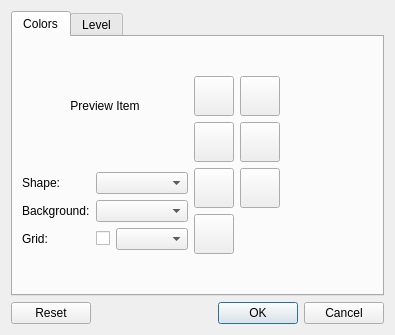
<?xml version="1.0" encoding="UTF-8"?>
<ui version="4.0">
 <class>Options</class>
 <widget class="QDialog" name="Options">
  <property name="geometry">
   <rect>
    <x>0</x>
    <y>0</y>
    <width>395</width>
    <height>335</height>
   </rect>
  </property>
  <property name="windowTitle">
   <string>Dialog</string>
  </property>
  <layout class="QGridLayout" name="gridLayout_2">
   <item row="0" column="0">
    <widget class="QTabWidget" name="tabWidget">
     <property name="currentIndex">
      <number>0</number>
     </property>
     <widget class="QWidget" name="tabColors">
      <attribute name="title">
       <string>Colors</string>
      </attribute>
      <layout class="QGridLayout" name="gridLayout_5">
       <item row="0" column="0">
        <layout class="QHBoxLayout" name="horizontalLayout_2">
         <item>
          <layout class="QVBoxLayout" name="verticalLayout">
           <item>
            <layout class="QGridLayout" name="gridLayout_4">
             <item row="0" column="0">
              <widget class="QLabel" name="lblPreview">
               <property name="sizePolicy">
                <sizepolicy hsizetype="Fixed" vsizetype="Fixed">
                 <horstretch>0</horstretch>
                 <verstretch>0</verstretch>
                </sizepolicy>
               </property>
               <property name="minimumSize">
                <size>
                 <width>120</width>
                 <height>120</height>
                </size>
               </property>
               <property name="text">
                <string>Preview Item</string>
               </property>
               <property name="alignment">
                <set>Qt::AlignCenter</set>
               </property>
              </widget>
             </item>
            </layout>
           </item>
           <item>
            <layout class="QFormLayout" name="formLayout">
             <item row="0" column="0">
              <widget class="QLabel" name="label_3">
               <property name="text">
                <string>Shape:</string>
               </property>
              </widget>
             </item>
             <item row="0" column="1">
              <widget class="QComboBox" name="cbxShapeColor"/>
             </item>
             <item row="1" column="0">
              <widget class="QLabel" name="label_2">
               <property name="text">
                <string>Background:</string>
               </property>
              </widget>
             </item>
             <item row="1" column="1">
              <widget class="QComboBox" name="cbxBackgroundColor"/>
             </item>
             <item row="2" column="0">
              <widget class="QLabel" name="label_5">
               <property name="text">
                <string>Grid:</string>
               </property>
              </widget>
             </item>
             <item row="2" column="1">
              <layout class="QHBoxLayout" name="horizontalLayout_3">
               <item>
                <widget class="QCheckBox" name="cbShowGrid">
                 <property name="text">
                  <string/>
                 </property>
                 <property name="tristate">
                  <bool>false</bool>
                 </property>
                </widget>
               </item>
               <item>
                <widget class="QComboBox" name="cbxGridColor"/>
               </item>
              </layout>
             </item>
            </layout>
           </item>
          </layout>
         </item>
         <item>
          <layout class="QGridLayout" name="gridLayout">
           <property name="sizeConstraint">
            <enum>QLayout::SetDefaultConstraint</enum>
           </property>
           <property name="spacing">
            <number>6</number>
           </property>
           <item row="3" column="2">
            <spacer name="horizontalSpacer_2">
             <property name="orientation">
              <enum>Qt::Horizontal</enum>
             </property>
             <property name="sizeHint" stdset="0">
              <size>
               <width>40</width>
               <height>20</height>
              </size>
             </property>
            </spacer>
           </item>
           <item row="2" column="0">
            <widget class="QPushButton" name="btnShape3">
             <property name="sizePolicy">
              <sizepolicy hsizetype="Fixed" vsizetype="Fixed">
               <horstretch>40</horstretch>
               <verstretch>40</verstretch>
              </sizepolicy>
             </property>
             <property name="minimumSize">
              <size>
               <width>40</width>
               <height>40</height>
              </size>
             </property>
             <property name="maximumSize">
              <size>
               <width>40</width>
               <height>40</height>
              </size>
             </property>
             <property name="text">
              <string/>
             </property>
            </widget>
           </item>
           <item row="2" column="1">
            <widget class="QPushButton" name="btnShape4">
             <property name="sizePolicy">
              <sizepolicy hsizetype="Fixed" vsizetype="Fixed">
               <horstretch>40</horstretch>
               <verstretch>40</verstretch>
              </sizepolicy>
             </property>
             <property name="minimumSize">
              <size>
               <width>40</width>
               <height>40</height>
              </size>
             </property>
             <property name="maximumSize">
              <size>
               <width>40</width>
               <height>40</height>
              </size>
             </property>
             <property name="text">
              <string/>
             </property>
            </widget>
           </item>
           <item row="1" column="0">
            <widget class="QPushButton" name="btnShape1">
             <property name="sizePolicy">
              <sizepolicy hsizetype="Fixed" vsizetype="Fixed">
               <horstretch>40</horstretch>
               <verstretch>40</verstretch>
              </sizepolicy>
             </property>
             <property name="minimumSize">
              <size>
               <width>40</width>
               <height>40</height>
              </size>
             </property>
             <property name="maximumSize">
              <size>
               <width>40</width>
               <height>40</height>
              </size>
             </property>
             <property name="text">
              <string/>
             </property>
            </widget>
           </item>
           <item row="1" column="1">
            <widget class="QPushButton" name="btnShape2">
             <property name="sizePolicy">
              <sizepolicy hsizetype="Fixed" vsizetype="Fixed">
               <horstretch>40</horstretch>
               <verstretch>40</verstretch>
              </sizepolicy>
             </property>
             <property name="minimumSize">
              <size>
               <width>40</width>
               <height>40</height>
              </size>
             </property>
             <property name="maximumSize">
              <size>
               <width>40</width>
               <height>40</height>
              </size>
             </property>
             <property name="text">
              <string/>
             </property>
            </widget>
           </item>
           <item row="3" column="0">
            <widget class="QPushButton" name="btnShape5">
             <property name="sizePolicy">
              <sizepolicy hsizetype="Fixed" vsizetype="Fixed">
               <horstretch>40</horstretch>
               <verstretch>40</verstretch>
              </sizepolicy>
             </property>
             <property name="minimumSize">
              <size>
               <width>40</width>
               <height>40</height>
              </size>
             </property>
             <property name="maximumSize">
              <size>
               <width>40</width>
               <height>40</height>
              </size>
             </property>
             <property name="text">
              <string/>
             </property>
            </widget>
           </item>
           <item row="3" column="1">
            <widget class="QPushButton" name="btnShape6">
             <property name="sizePolicy">
              <sizepolicy hsizetype="Fixed" vsizetype="Fixed">
               <horstretch>40</horstretch>
               <verstretch>40</verstretch>
              </sizepolicy>
             </property>
             <property name="minimumSize">
              <size>
               <width>40</width>
               <height>40</height>
              </size>
             </property>
             <property name="maximumSize">
              <size>
               <width>40</width>
               <height>40</height>
              </size>
             </property>
             <property name="text">
              <string/>
             </property>
            </widget>
           </item>
           <item row="4" column="0">
            <widget class="QPushButton" name="btnShape7">
             <property name="sizePolicy">
              <sizepolicy hsizetype="Fixed" vsizetype="Fixed">
               <horstretch>40</horstretch>
               <verstretch>40</verstretch>
              </sizepolicy>
             </property>
             <property name="minimumSize">
              <size>
               <width>40</width>
               <height>40</height>
              </size>
             </property>
             <property name="maximumSize">
              <size>
               <width>40</width>
               <height>40</height>
              </size>
             </property>
             <property name="text">
              <string/>
             </property>
            </widget>
           </item>
           <item row="5" column="0">
            <spacer name="verticalSpacer">
             <property name="orientation">
              <enum>Qt::Vertical</enum>
             </property>
             <property name="sizeHint" stdset="0">
              <size>
               <width>20</width>
               <height>40</height>
              </size>
             </property>
            </spacer>
           </item>
           <item row="0" column="0">
            <spacer name="verticalSpacer_2">
             <property name="orientation">
              <enum>Qt::Vertical</enum>
             </property>
             <property name="sizeHint" stdset="0">
              <size>
               <width>20</width>
               <height>40</height>
              </size>
             </property>
            </spacer>
           </item>
          </layout>
         </item>
        </layout>
       </item>
      </layout>
     </widget>
     <widget class="QWidget" name="tabLevel">
      <attribute name="title">
       <string>Level</string>
      </attribute>
      <widget class="QGroupBox" name="groupBox">
       <property name="geometry">
        <rect>
         <x>9</x>
         <y>9</y>
         <width>428</width>
         <height>131</height>
        </rect>
       </property>
       <property name="title">
        <string>Adjustments</string>
       </property>
       <widget class="QWidget" name="gridLayoutWidget">
        <property name="geometry">
         <rect>
          <x>30</x>
          <y>30</y>
          <width>291</width>
          <height>80</height>
         </rect>
        </property>
        <layout class="QGridLayout" name="gridLayout_6">
         <item row="0" column="1">
          <widget class="QSlider" name="slrSpeed">
           <property name="orientation">
            <enum>Qt::Horizontal</enum>
           </property>
          </widget>
         </item>
         <item row="0" column="0">
          <widget class="QLabel" name="label">
           <property name="text">
            <string>Speed</string>
           </property>
          </widget>
         </item>
         <item row="1" column="1">
          <widget class="QSlider" name="slrPreviewSize">
           <property name="orientation">
            <enum>Qt::Horizontal</enum>
           </property>
          </widget>
         </item>
         <item row="1" column="0">
          <widget class="QLabel" name="label_4">
           <property name="text">
            <string>Preview Size</string>
           </property>
          </widget>
         </item>
        </layout>
       </widget>
      </widget>
     </widget>
    </widget>
   </item>
   <item row="1" column="0">
    <layout class="QHBoxLayout" name="horizontalLayout">
     <item>
      <widget class="QDialogButtonBox" name="btnBox">
       <property name="standardButtons">
        <set>QDialogButtonBox::Cancel|QDialogButtonBox::Ok|QDialogButtonBox::Reset</set>
       </property>
      </widget>
     </item>
    </layout>
   </item>
  </layout>
 </widget>
 <resources/>
 <connections/>
</ui>
